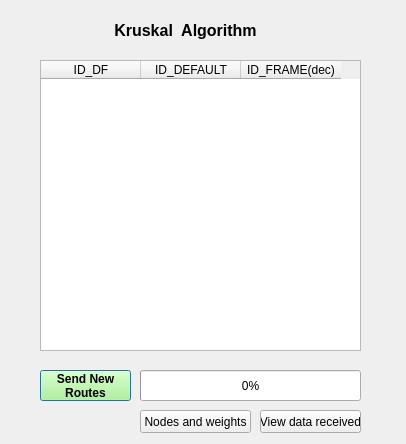
<?xml version="1.0" encoding="UTF-8"?>
<ui version="4.0">
 <class>kru</class>
 <widget class="QDialog" name="kru">
  <property name="geometry">
   <rect>
    <x>0</x>
    <y>0</y>
    <width>406</width>
    <height>444</height>
   </rect>
  </property>
  <property name="windowTitle">
   <string>Rutas Kruskal</string>
  </property>
  <widget class="QTableWidget" name="tbl_tableWidgetTX">
   <property name="geometry">
    <rect>
     <x>40</x>
     <y>60</y>
     <width>321</width>
     <height>291</height>
    </rect>
   </property>
   <property name="lineWidth">
    <number>0</number>
   </property>
   <property name="showGrid">
    <bool>true</bool>
   </property>
   <property name="gridStyle">
    <enum>Qt::SolidLine</enum>
   </property>
   <property name="rowCount">
    <number>0</number>
   </property>
   <column>
    <property name="text">
     <string>ID_DF</string>
    </property>
   </column>
   <column>
    <property name="text">
     <string>ID_DEFAULT</string>
    </property>
   </column>
   <column>
    <property name="text">
     <string>ID_FRAME(dec)</string>
    </property>
   </column>
  </widget>
  <widget class="QPushButton" name="btnEnviarRutas">
   <property name="geometry">
    <rect>
     <x>40</x>
     <y>370</y>
     <width>91</width>
     <height>31</height>
    </rect>
   </property>
   <property name="font">
    <font>
     <weight>75</weight>
     <bold>true</bold>
    </font>
   </property>
   <property name="styleSheet">
    <string notr="true">background-color: rgb(170, 255, 127);</string>
   </property>
   <property name="text">
    <string>Send New
Routes</string>
   </property>
  </widget>
  <widget class="QPushButton" name="btnVerNodosyPesos">
   <property name="geometry">
    <rect>
     <x>140</x>
     <y>410</y>
     <width>111</width>
     <height>23</height>
    </rect>
   </property>
   <property name="text">
    <string>Nodes and weights</string>
   </property>
  </widget>
  <widget class="QPushButton" name="btnVerTodosDatosRecibidos">
   <property name="geometry">
    <rect>
     <x>260</x>
     <y>410</y>
     <width>101</width>
     <height>23</height>
    </rect>
   </property>
   <property name="text">
    <string>View data received</string>
   </property>
  </widget>
  <widget class="QProgressBar" name="pgbrPogressBar">
   <property name="geometry">
    <rect>
     <x>140</x>
     <y>370</y>
     <width>221</width>
     <height>31</height>
    </rect>
   </property>
   <property name="value">
    <number>0</number>
   </property>
   <property name="alignment">
    <set>Qt::AlignCenter</set>
   </property>
   <property name="orientation">
    <enum>Qt::Horizontal</enum>
   </property>
  </widget>
  <widget class="QLabel" name="label">
   <property name="geometry">
    <rect>
     <x>90</x>
     <y>20</y>
     <width>191</width>
     <height>20</height>
    </rect>
   </property>
   <property name="font">
    <font>
     <pointsize>12</pointsize>
     <weight>75</weight>
     <bold>true</bold>
    </font>
   </property>
   <property name="text">
    <string>Kruskal  Algorithm</string>
   </property>
   <property name="alignment">
    <set>Qt::AlignCenter</set>
   </property>
  </widget>
 </widget>
 <resources/>
 <connections/>
</ui>
